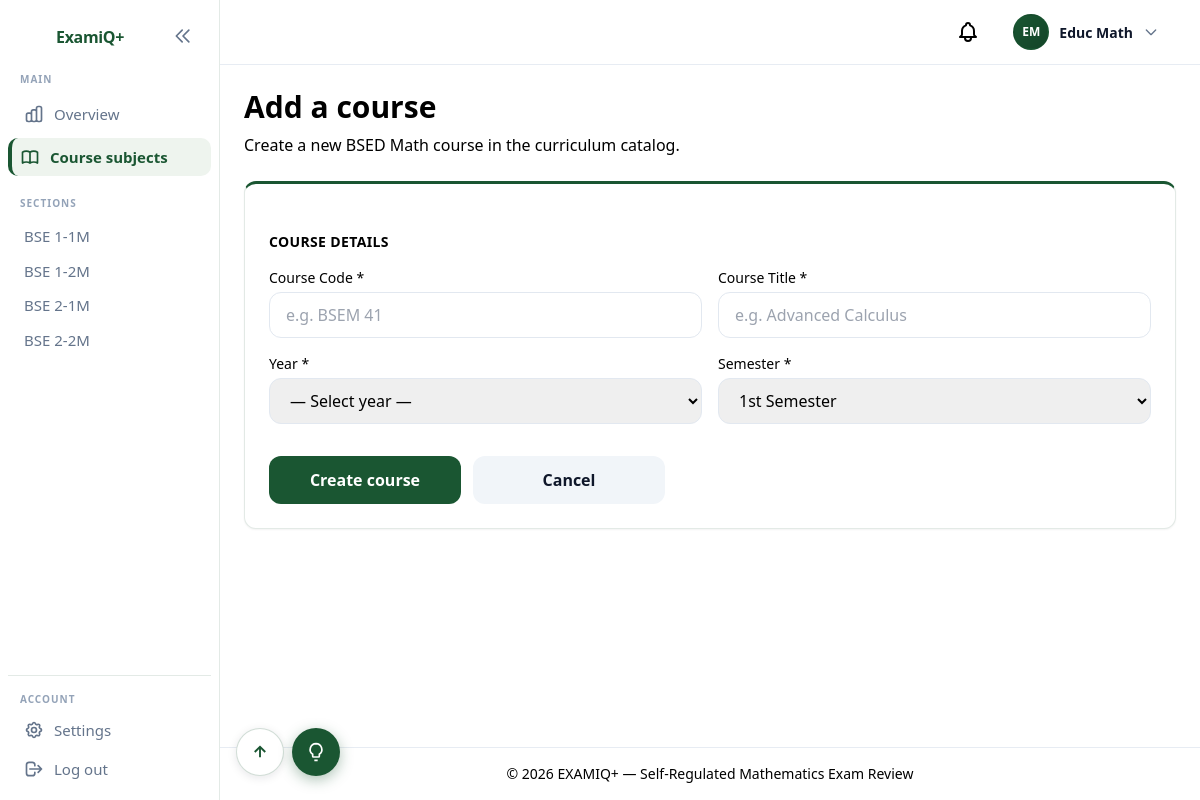
Page /professor/courses/create/ (signed in) on the committed database.
### apps/users/models.py (models this page shows, shortened)
class ProgramSection(models.Model):
    program = models.ForeignKey(
        Program,
        on_delete=models.CASCADE,
        related_name="sections",
    )
    year_level = models.ForeignKey(
        "questions.YearLevel",
        on_delete=models.PROTECT,
        related_name="program_sections",
    )
    label = models.CharField(
        max_length=10,
        help_text='Section block label, e.g. "1M", "2M".',
    )
    academic_year = models.ForeignKey(
        AcademicYear,
        on_delete=models.PROTECT,
        related_name="program_sections",
    )
    max_students = models.PositiveIntegerField(default=40)
    is_active = models.BooleanField(default=True)
    class Meta:
        verbose_name = "Program Section"
        verbose_name_plural = "Program Sections"
        ordering = ["program__name", "year_level__order", "label"]
        unique_together = [["program", "year_level", "label", "academic_year"]]
    @property
    def display_label(self) -> str:
        from apps.users.constants import PROGRAM_ABBREVIATIONS
        abbr = PROGRAM_ABBREVIATIONS.get(self.program.slug, self.program.name)
        return f"{abbr} {self.year_level.order}-{self.label}"

class User(AbstractUser):
    class Role(models.TextChoices):
        STUDENT = "student", "Student"
        PROFESSOR = "professor", "Faculty"
        CHAIRPERSON = "chairperson", "Department Chairperson"
        CAMPUS_ADMIN = "campus_admin", "Campus Administrator"
    class ApprovalStatus(models.TextChoices):
        APPROVED = "approved", "Approved"
        PENDING = "pending", "Pending"
        REJECTED = "rejected", "Rejected"
    class HomeDegreeProgram(models.TextChoices):
        CS = "cs", "Computer Science"
        IT = "it", "Information Technology"
        BSED_MATH = "bsed_math", "BSEd Mathematics"
        PSYCHOLOGY = "psychology", "Psychology"
        MARKETING = "marketing", "Marketing"
        HR = "hr", "Human Resources"
        HOSPITALITY = "hospitality", "Hospitality Management"
        CRIMINOLOGY = "criminology", "Criminology"
    username = None
    email = models.EmailField(unique=True)
    role = models.CharField(
        max_length=20,
        choices=Role.choices,
        default=Role.STUDENT,
    )
    department = models.ForeignKey(
        Department,
        on_delete=models.SET_NULL,
        null=True,
        blank=True,
        related_name="users",
    )
    home_degree_program = models.CharField(
        max_length=20,
        choices=HomeDegreeProgram.choices,
        blank=True,
        default="",
        help_text="Student's home degree program — scopes review course offerings.",
    )
    year_level = models.ForeignKey(
        "questions.YearLevel",
        on_delete=models.SET_NULL,
        null=True,
        blank=True,
        related_name="students",
        help_text="Student's current year level — scopes available subjects.",
    )
    section = models.ForeignKey(
        ProgramSection,
        on_delete=models.SET_NULL,
        null=True,
        blank=True,
        related_name="students",
        help_text="Student's cohort section for the current academic year.",
    )
    password_changed_at = models.DateTimeField(
        null=True,
        blank=True,
        help_text="When the user last changed their password.",
    )
    middle_name = models.CharField(max_length=150, blank=True, default="")
    suffix = models.CharField(
        max_length=20,
        blank=True,
        default="",
        help_text='Name suffix, e.g. "Jr.", "Sr.", "III".',
    )
    profile_photo = models.ImageField(upload_to="profile_photos/", blank=True, null=True)
    student_number = models.CharField(
        max_length=9,
        unique=True,
        null=True,
        blank=True,
        help_text="Nine-digit student ID (students only).",
    )
    employee_id = models.CharField(
        max_length=50,
        blank=True,
        default="",
        help_text="Employee ID for faculty and chairperson accounts.",
    )
    phone_number = models.CharField(
        max_length=11,
        blank=True,
        default="",
        help_text="Eleven-digit mobile number.",
    )
    approval_status = models.CharField(
        max_length=20,
        choices=ApprovalStatus.choices,
        default=ApprovalStatus.APPROVED,
    )
    USERNAME_FIELD = "email"
    REQUIRED_FIELDS: list[str] = []
    objects = UserManager()
    class Meta:
        verbose_name = "User"
        verbose_name_plural = "Users"
        ordering = ["email"]
    def get_full_name(self) -> str:
        parts = [self.first_name, self.middle_name, self.last_name]
        name = " ".join(part for part in parts if part).strip()
        if self.suffix:
            name = f"{name} {self.suffix}".strip()
        return name
    @property
    def initials(self) -> str:
        parts = [self.first_name[:1], self.last_name[:1]]
        return "".join(p.upper() for p in parts if p) or self.email[:2].upper()

### apps/users/views_professor.py (the view, shortened to what this page needs)
class ProfessorCourseCreateView(ProfessorRequiredMixin, View):
    template_name = "professor/courses/form.html"
    def get(self, request):
        form = FacultySelfServeCourseForm(professor=request.user)
        return render(request, self.template_name, {"form": form})

### templates/professor/courses/form.html (shortened to what this page needs)
{% extends "base.html" %}
{% block content %}
{% include "components/page_header.html" with title="Add a course" subtitle="Create a new BSED Math course in the curriculum catalog." %}
<form method="post" class="bento-card bento-card--elevated p-6 shadow-sm space-y-6">
    <div>
        <h2 class="text-sm font-semibold uppercase tracking-wide text-examiq-slate mb-4">Course details</h2>
        <div class="grid grid-cols-1 md:grid-cols-2 gap-4">
            <div>
                <label for="{{ form.code.id_for_label }}" class="block text-sm font-medium text-examiq-slate mb-1">Course Code <span class="text-examiq-coral">*</span></label>
                {{ form.code }}
            </div>
            <div>
                <label for="{{ form.name.id_for_label }}" class="block text-sm font-medium text-examiq-slate mb-1">Course Title <span class="text-examiq-coral">*</span></label>
                {{ form.name }}
            </div>
            <div>
                <label for="{{ form.year_level.id_for_label }}" class="block text-sm font-medium text-examiq-slate mb-1">Year <span class="text-examiq-coral">*</span></label>
                {{ form.year_level }}
            </div>
            <div>
                <label for="{{ form.semester.id_for_label }}" class="block text-sm font-medium text-examiq-slate mb-1">Semester <span class="text-examiq-coral">*</span></label>
                {{ form.semester }}
            </div>
        </div>
    </div>
    <div class="flex flex-col sm:flex-row gap-3 pt-2">
        <button type="submit" class="btn-primary flex-1 sm:flex-none sm:min-w-[12rem]">Create course</button>
        <a href="{% url 'analytics_professor:course_list' %}" class="btn-secondary flex-1 sm:flex-none sm:min-w-[12rem] text-center">Cancel</a>
    </div>
</form>
{% endblock %}

### templates/components/sidebar.html (shortened to what this page needs)
{% if user.is_authenticated %}
<aside id="app-sidebar" class="app-sidebar">
    <div class="app-sidebar-inner">
        <div class="app-sidebar-header">
            {% include "components/sidebar_logo.html" %}
            <button type="button" id="sidebar-collapse-toggle" class="sidebar-collapse-toggle" aria-label="Collapse sidebar" aria-expanded="true">
                <svg class="w-5 h-5 sidebar-collapse-icon" fill="none" stroke="currentColor" viewBox="0 0 24 24"><path stroke-linecap="round" stroke-linejoin="round" stroke-width="2" d="M11 19l-7-7 7-7m8 14l-7-7 7-7"/></svg>
            </button>
        </div>
        <nav class="app-sidebar-nav" aria-label="Main navigation">
            {% if user.role == "student" %}
                <p class="sidebar-section-label">Main</p>
                <a href="{% url 'analytics_student:dashboard' %}" title="Dashboard"
                   class="sidebar-link {% if request.resolver_match.url_name == 'dashboard' and request.resolver_match.namespace == 'analytics_student' %}sidebar-link-active{% endif %}"
                   aria-label="Dashboard">
                    <svg class="sidebar-icon" fill="none" stroke="currentColor" viewBox="0 0 24 24" aria-hidden="true"><path stroke-linecap="round" stroke-linejoin="round" stroke-width="2" d="M4 6a2 2 0 012-2h2a2 2 0 012 2v2a2 2 0 01-2 2H6a2 2 0 01-2-2V6zM14 6a2 2 0 012-2h2a2 2 0 012 2v2a2 2 0 01-2 2h-2a2 2 0 01-2-2V6zM4 16a2 2 0 012-2h2a2 2 0 012 2v2a2 2 0 01-2 2H6a2 2 0 01-2-2v-2zM14 16a2 2 0 012-2h2a2 2 0 012 2v2a2 2 0 01-2 2h-2a2 2 0 01-2-2v-2z"/></svg>
                    <span class="sidebar-label">Dashboard</span>
                </a>
                <a href="{% url 'reviews:setup' %}" title="Start Review"
                   class="sidebar-link {% if request.resolver_match.url_name == 'setup' %}sidebar-link-active{% endif %}"
                   aria-label="Start Review">
                    <svg class="sidebar-icon" fill="none" stroke="currentColor" viewBox="0 0 24 24" aria-hidden="true"><path stroke-linecap="round" stroke-linejoin="round" stroke-width="2" d="M12 8v4l3 3m6-3a9 9 0 11-18 0 9 9 0 0118 0z"/></svg>
                    <span class="sidebar-label">Start Review</span>
                </a>
                <p class="sidebar-section-label">Insights</p>
                <a href="{% url 'analytics_student:session_history' %}" title="Session History"
                   class="sidebar-link {% if request.resolver_match.url_name == 'session_history' %}sidebar-link-active{% endif %}"
                   aria-label="Session History">
                    <svg class="sidebar-icon" fill="none" stroke="currentColor" viewBox="0 0 24 24" aria-hidden="true"><path stroke-linecap="round" stroke-linejoin="round" stroke-width="2" d="M12 8v4l3 3m6-3a9 9 0 11-18 0 9 9 0 0118 0z"/></svg>
                    <span class="sidebar-label">Session History</span>
                </a>
                <a href="{% url 'analytics_student:mistakes' %}" title="Mistakes"
                   class="sidebar-link {% if request.resolver_match.url_name == 'mistakes' %}sidebar-link-active{% endif %}"
                   aria-label="Mistakes">
                    <svg class="sidebar-icon" fill="none" stroke="currentColor" viewBox="0 0 24 24" aria-hidden="true"><path stroke-linecap="round" stroke-linejoin="round" stroke-width="2" d="M12 9v2m0 4h.01m-6.938 4h13.856c1.54 0 2.502-1.667 1.732-3L13.732 4c-.77-1.333-2.694-1.333-3.464 0L3.34 16c-.77 1.333.192 3 1.732 3z"/></svg>
                    <span class="sidebar-label">Mistakes</span>
                </a>
                <a href="{% url 'analytics_student:topic_progress' %}" title="Topic Progress"
                   class="sidebar-link {% if request.resolver_match.url_name == 'topic_progress' %}sidebar-link-active{% endif %}"
                   aria-label="Topic Progress">
                    <svg class="sidebar-icon" fill="none" stroke="currentColor" viewBox="0 0 24 24" aria-hidden="true"><path stroke-linecap="round" stroke-linejoin="round" stroke-width="2" d="M13 7h8m0 0v8m0-8l-8 8-4-4-6 6"/></svg>
                    <span class="sidebar-label">Topic Progress</span>
                </a>
            {% elif user.role == "professor" %}
                <p class="sidebar-section-label">Main</p>
                <a href="{% url 'analytics_professor:overview' %}" title="Overview"
                   class="sidebar-link {% if request.resolver_match.url_name == 'overview' %}sidebar-link-active{% endif %}"
                   aria-label="Overview">
                    <span class="sidebar-label">Overview</span>
                </a>
                <a href="{% url 'analytics_professor:course_list' %}" title="Course subjects"
                   class="sidebar-link {% if request.resolver_match.url_name == 'course_list' or request.resolver_match.url_name == 'course_create' or 'topic' in request.resolver_match.url_name or 'question' in request.resolver_match.url_name or request.resolver_match.url_name == 'course_heatmap' %}sidebar-link-active{% endif %}"
                   aria-label="Course subjects">
                    <span class="sidebar-label">Course subjects</span>
                </a>
                {% if professor_section_nav %}
                <p class="sidebar-section-label sidebar-course-label">Sections</p>
                <div class="sidebar-course-list">
                    {% for entry in professor_section_nav %}
                    <a href="{% url 'analytics_professor:section_detail' entry.section_id %}" title="{{ entry.label }}"
                       class="sidebar-link sidebar-link-compact {% if sidebar_section_label == entry.label %}sidebar-link-active{% endif %}">
                        <span class="sidebar-label">{{ entry.label }}</span>
                    </a>
                    {% endfor %}
                </div>
                {% endif %}
            {% endif %}
        </nav>
        <div class="app-sidebar-account" aria-label="Account">
            <p class="sidebar-section-label">Account</p>
            <a href="{% url 'users:profile' %}" title="Settings"
               class="sidebar-link {% if request.resolver_match.namespace == 'users' %}sidebar-link-active{% endif %}"
               aria-label="Settings">
                <span class="sidebar-label">Settings</span>
            </a>
            <a href="{% url 'account_logout' %}" title="Log out"
               class="sidebar-link"
               aria-label="Log out">
                <svg class="sidebar-icon" fill="none" stroke="currentColor" viewBox="0 0 24 24" aria-hidden="true"><path stroke-linecap="round" stroke-linejoin="round" stroke-width="2" d="M17 16l4-4m0 0l-4-4m4 4H7m6 4v1a3 3 0 01-3 3H6a3 3 0 01-3-3V7a3 3 0 013-3h4a3 3 0 013 3v1"/></svg>
                <span class="sidebar-label">Log out</span>
            </a>
        </div>
    </div>
</aside>
{% endif %}

### templates/components/navbar.html (shortened to what this page needs)
{% if user.is_authenticated %}
<header class="app-topbar">
    <div class="app-topbar-inner">
        <a href="{% url 'users:notifications' %}" class="relative p-2 text-examiq-slate hover:text-examiq-navy" aria-label="Notifications">
        </a>
        <div class="profile-dropdown" data-dropdown>
            <button type="button" class="profile-dropdown-trigger" data-dropdown-toggle aria-expanded="false" aria-haspopup="true">
                {% include "components/profile_avatar_upload.html" with size="nav" show_camera=False preview_id="nav-avatar-preview" %}
                <span class="profile-name hidden sm:inline">{{ user.get_full_name|default:user.email }}</span>
                <svg class="profile-chevron w-4 h-4" fill="none" stroke="currentColor" viewBox="0 0 24 24">
                    <path stroke-linecap="round" stroke-linejoin="round" stroke-width="2" d="M19 9l-7 7-7-7"/>
                </svg>
            </button>
        </div>
    </div>
</header>
{% endif %}

### templates/components/profile_avatar_upload.html (shortened to what this page needs)
{% load static %}
<div class="profile-avatar-wrap profile-avatar-wrap--{{ size|default:'form' }}">
    {% if user.profile_photo %}
    <img src="{{ user.profile_photo.url }}"
         alt=""
         class="profile-avatar-image"
         id="{% if preview_id %}{{ preview_id }}{% else %}profile-photo-preview{% endif %}">
    {% else %}
    <span class="profile-avatar profile-avatar--{{ user.role }} profile-avatar-image"
          id="{% if preview_id %}{{ preview_id }}{% else %}profile-photo-preview-fallback{% endif %}"
          aria-hidden="true">{{ user.initials }}</span>
    {% endif %}
</div>

### rows in the picture
ProgramSection: label "BSE 1-1M"
ProgramSection: label "BSE 1-2M"
ProgramSection: label "BSE 2-1M"
ProgramSection: label "BSE 2-2M"
User: initials "EM", get_full_name "Educ Math"

### other values in the picture
{{ title }} "Add a course"
{{ subtitle }} "Create a new BSED Math course in the curriculum catalog."
